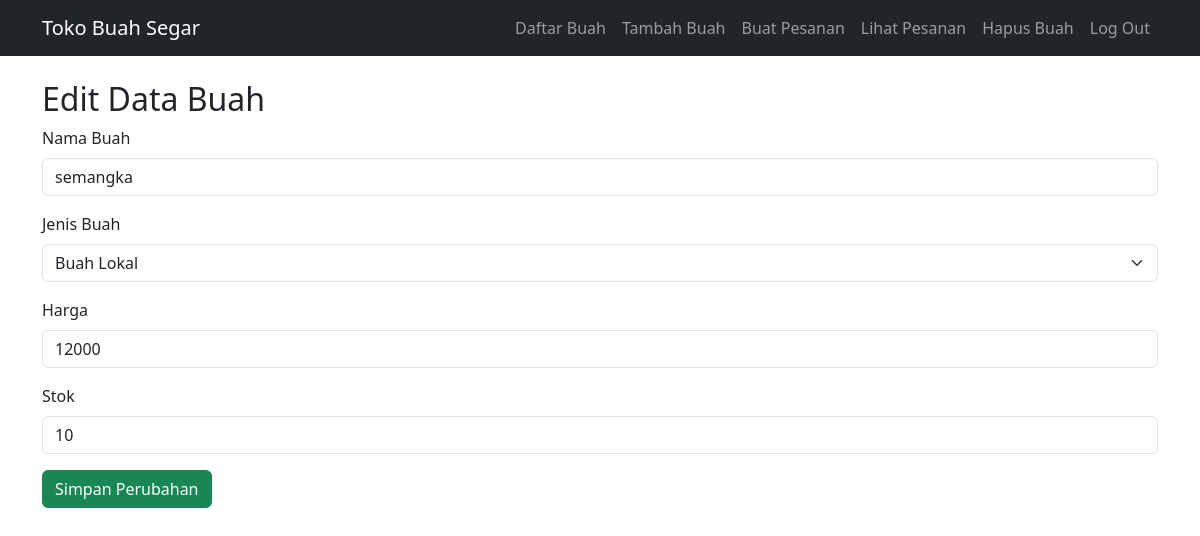
/form_edit.php?id=5, run on the app's committed database.
### tables this page shows
CREATE TABLE `buah` (
  `id` int NOT NULL,
  `nama_buah` varchar(100) NOT NULL,
  `jenis_buah` varchar(50) NOT NULL,
  `harga` int NOT NULL,
  `stok` int NOT NULL
);

### form_edit.php (the view, shortened to what this page needs)
<?php
include 'koneksi_db.php';
include 'nav.php';
$id = $_GET['id'] ?? 0;
$stmt = $conn->prepare("SELECT * FROM buah WHERE id = ?");
$stmt->bind_param("i", $id);
$stmt->execute();
$result = $stmt->get_result();
$row = $result->fetch_assoc();
?>
<!DOCTYPE html>
<html lang="en">
<head>
    <link href="https://cdn.jsdelivr.net/npm/bootstrap@5.3.0/dist/css/bootstrap.min.css" rel="stylesheet">
</head>
<body>
    <div class="container mt-4">
        <h2>Edit Data Buah</h2>
        <form method="post" action="proses_edit.php">
            <div class="mb-3">
                <label for="nama_buah" class="form-label">Nama Buah</label>
                <input type="text" class="form-control" id="nama_buah" name="nama_buah" value="<?= htmlspecialchars($row['nama_buah']) ?>" required>
            </div>
            <div class="mb-3">
                <label for="jenis_buah" class="form-label">Jenis Buah</label>
                <select class="form-select" id="jenis_buah" name="jenis_buah" required>
                    <option value="buah lokal" <?= ($row['jenis_buah'] == 'buah lokal') ? 'selected' : '' ?>>Buah Lokal</option>
                </select>
            </div>
            <div class="mb-3">
                <label for="harga" class="form-label">Harga</label>
                <input type="number" class="form-control" id="harga" name="harga" value="<?= $row['harga'] ?>" required>
            </div>
            <div class="mb-3">
                <label for="stok" class="form-label">Stok</label>
                <input type="number" class="form-control" id="stok" name="stok" value="<?= $row['stok'] ?>" required>
            </div>
            <button type="submit" class="btn btn-success">Simpan Perubahan</button>
        </form>
    </div>
</body>
</html>

### data on the page
buah: nama_buah "semangka", jenis_buah "Buah Lokal", harga "12000", stok "10"
